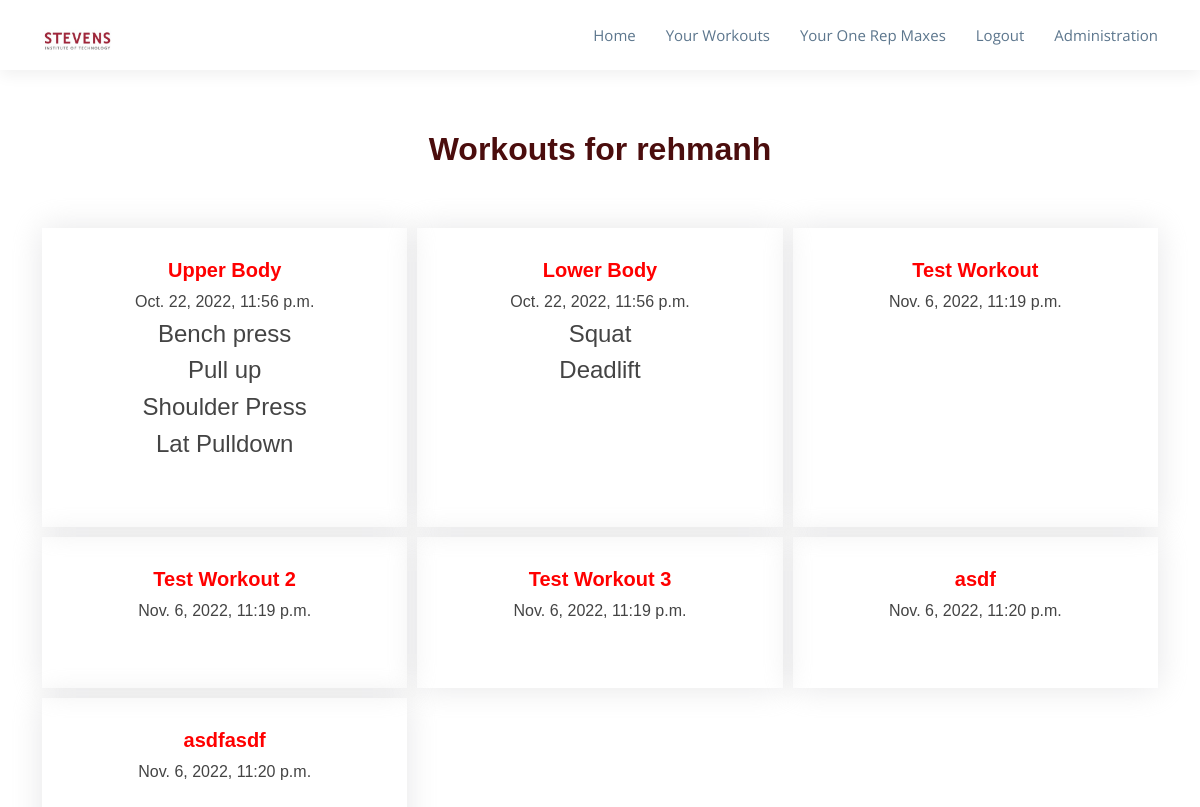
The app's page /workouts (signed in) with its own data.
### base/models.py (models this page shows, shortened)
class Workout(models.Model):
    workout_name = models.CharField(null=False, max_length=255)
    created_date_time = models.DateTimeField(auto_now_add=True)
    updated_date_time = models.DateTimeField(auto_now=True)
    workout_date = models.DateTimeField()
    user = models.ForeignKey(User, on_delete=models.CASCADE, default=None)

class Exercise(models.Model):
    exercise_name = models.CharField(null=False, max_length=255)
    created_date_time = models.DateTimeField(auto_now_add=True)
    updated_date_time = models.DateTimeField(auto_now=True)
    exercise_date = models.DateTimeField()
    workout = models.ForeignKey(Workout, on_delete=models.CASCADE)

### base/views.py (the view)
# urls.py: path('workouts', views.workouts, name="workouts"),
def workouts(request):
    if request.user.is_authenticated:
        member = request.user
        workouts = Workout.objects.filter(user=member.id)
        if workouts is not None:
            for workout in workouts:
                exercises = Exercise.objects.filter(workout=workout.id)
                workout.exercises = exercises
            context = {
                'workouts': workouts,
                'user': member
            }
        return render(request, 'base/workouts.html', context)
    else:
        return render(request, 'base/404.html', context={
            'msg': 'You must be logged in to view Your Workouts'
        })

### base/templates/base/workouts.html (shortened to what this page needs)
{% load static %}
<!DOCTYPE html>
<html lang="en">
<head>
  <link href="{% static 'home/vendor/animate.css/animate.min.css' %}" rel="stylesheet">
  <link href="{% static 'home/vendor/aos/aos.css' %}" rel="stylesheet">
  <link href="{% static 'home/vendor/bootstrap/css/bootstrap.min.css' %}" rel="stylesheet">
  <link href="{% static 'home/vendor/bootstrap-icons/bootstrap-icons.css' %}" rel="stylesheet">
  <link href="{% static 'home/vendor/boxicons/css/boxicons.min.css' %}" rel="stylesheet">
  <link href="{% static 'home/vendor/glightbox/css/glightbox.min.css' %}" rel="stylesheet">
  <link href="{% static 'home/vendor/swiper/swiper-bundle.min.css' %}" rel="stylesheet">
  <link href="{% static 'home/css/style.css' %}" rel="stylesheet">
  <link href="{% static 'home/css/style2.css' %}" rel="stylesheet">
</head>
<body>
    <header id="header" class="d-flex align-items-center">
        <div class="container d-flex align-items-center">
        <div class="logo me-auto">
            <a href="/"><img src="{% static 'home/img/logo/logo-1.jpg' %}" alt="" class="img-fluid"></a>
        </div>
        {% include 'base/navbar.html' %}
        </div>
    </header>
    <section >
        <div class="container grid-container">
            <div class="section-title">
                <h2>Workouts for {{user}}</h2>
            </div>
            {% for workout in workouts %}
            <div class="row contact">
                <div class="col-lg-12 d-flex">
                    <div class="info-box">
                        <h3>
                            <a href="/workout/{{workout.id}}">
                                {{workout.workout_name}}
                            </a>
                        </h3>
                        <h6>{{workout.workout_date}}</h6>
                        <div class="card-body">
                        {% for exercise in workout.exercises %}
                            <h4>{{ exercise.exercise_name }}</h4>
                        {% endfor %}
                        </div>
                    </div>
                </div>
            </div>
            {% endfor %}
        </div>
    </section>
</body>

### base/static/home/css/style.css (style rules this page uses)
body { font-family: "Open Sans", sans-serif; color: #444; }
a { color: red; text-decoration: none; }
h1, h2, h3, h4, h5, h6, .font-primary { font-family: "Arial", sans-serif; }
#header { height: 70px; background: #fff; z-index: 997; box-shadow: 0px 5px 15px 0px rgba(0, 0, 0, 0.06); }
#header .logo img { padding: 0; margin: 0; max-height: 40px; }
.scrolled-offset { margin-top: 70px; }
section { padding: 60px 0; overflow: hidden; }
.section-title { text-align: center; padding-bottom: 30px; }
.section-title h2 { font-size: 32px; font-weight: 600; margin-bottom: 20px; padding-bottom: 0; color: rgb(75, 13, 13); }
.contact .info-box { color: #444; text-align: center; box-shadow: 0 0 30px rgba(214, 215, 216, 0.6); padding: 20px 0 30px 0; margin-bottom: 30px; width: 100%; }
.contact .info-box h3 { font-size: 20px; color: #666; font-weight: 700; margin: 10px 0; }

### base/static/home/css/style2.css (style rules this page uses)
.grid-container { display: grid; grid-template-columns: repeat(3,1fr); grid-gap: 10px; }
.info-box { width: 100%; height: 100%; }
.section-title { grid-row: 1; grid-column: span 3; }
h4 { word-break: break-all; margin-left: 5%; margin-right: 5%; }

### records on screen
Workout: workout_name "Upper Body", workout_date "Oct. 22, 2022, 11:56 p.m."
Exercise: exercise_name "Bench press"
Exercise: exercise_name "Pull up"
Exercise: exercise_name "Shoulder Press"
Exercise: exercise_name "Lat Pulldown"
Workout: workout_name "Lower Body", workout_date "Oct. 22, 2022, 11:56 p.m."
Exercise: exercise_name "Squat"
Exercise: exercise_name "Deadlift"
Workout: workout_name "Test Workout", workout_date "Nov. 6, 2022, 11:19 p.m."
Workout: workout_name "Test Workout 2", workout_date "Nov. 6, 2022, 11:19 p.m."
Workout: workout_name "Test Workout 3", workout_date "Nov. 6, 2022, 11:19 p.m."
Workout: workout_name "asdf", workout_date "Nov. 6, 2022, 11:20 p.m."
Workout: workout_name "asdfasdf", workout_date "Nov. 6, 2022, 11:20 p.m."

### other values on screen
{{ user }} "rehmanh"
